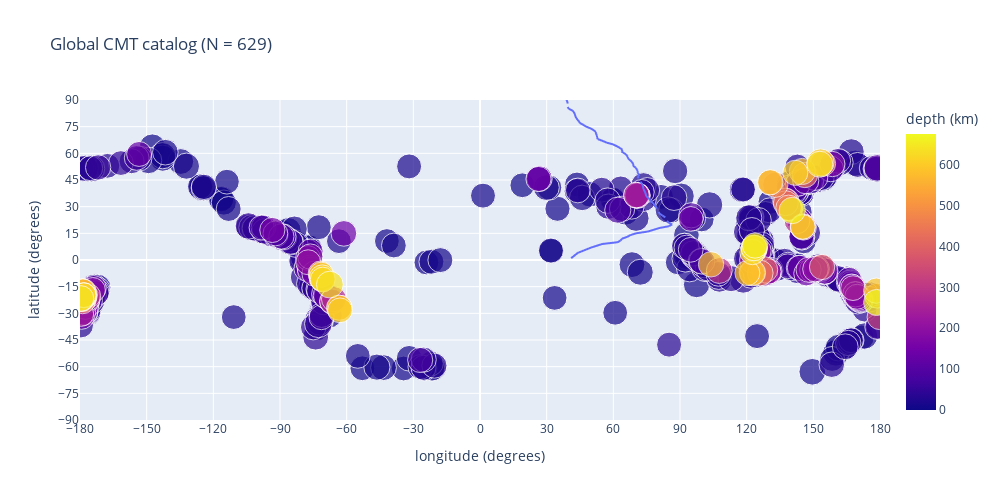

Notebook code cell kept with this figure:
### Code cell
# Filter to improve readablility
Mw_min    = 7                                 # Moment magnitude
Mw_max    = 10                                # Moment magnitude
depth_min = 0                                # minimum depth in km
depth_max = 6400                              # maximum depth in km
datetime_min = '0015-01-01 00:00:00.000000'   # 'yyyy-mm-dd hh:mm:ss.SSSSSS'
datetime_max = '2050-01-01 00:00:00.000000'   # 'yyyy-mm-dd hh:mm:ss.SSSSSS'

# Don't change these two statements
mask = (cmt_cat['centroid.MW'] >= Mw_min) & (cmt_cat['centroid.MW'] <= Mw_max) & (cmt_cat['ep.depth'] >= depth_min) & (cmt_cat['ep.depth'] <= depth_max) & (cmt_cat['ep.timestamp'] >= datetime_min) & (cmt_cat['ep.timestamp'] <= datetime_max)
plot_earthquake_map(cmt_cat[mask])

### Figure 1 — Plotly figure (JSON) as saved in the notebook; plotly's stock layout.template omitted (floating-point values rounded to 4 significant figures; data arrays with more than 128 entries replaced by an {"elided": "..."} marker saying what was removed)
{"data": [{"hovertemplate": "x=%{x}<br>index=%{y}<extra></extra>", "legendgroup": "", "line": {"color": "#636efa", "dash": "solid"}, "marker": {"symbol": "circle"}, "mode": "lines", "name": "", "showlegend": false, "type": "scattergl", "x": {"elided": "1696 float values"}, "xaxis": "x", "y": {"elided": "1696 int values"}, "yaxis": "y"}, {"customdata": {"elided": "629x1 str values"}, "hovertemplate": "longitude (degrees)=%{x}<br>latitude (degrees)=%{y}<br>Mw=%{marker.size}<br>origin time=%{customdata[0]}<br>depth (km)=%{marker.color}<extra></extra>", "legendgroup": "", "marker": {"color": {"elided": "629 float values"}, "coloraxis": "coloraxis", "size": {"elided": "629 float values"}, "sizemode": "area", "sizeref": 0.02275, "symbol": "circle"}, "mode": "markers", "name": "", "orientation": "v", "showlegend": false, "type": "scatter", "x": {"elided": "629 float values"}, "xaxis": "x", "y": {"elided": "629 float values"}, "yaxis": "y"}], "layout": {"coloraxis": {"colorbar": {"title": {"text": "depth (km)"}}, "colorscale": [[0, "#0d0887"], [0.1111, "#46039f"], [0.2222, "#7201a8"], [0.3333, "#9c179e"], [0.4444, "#bd3786"], [0.5556, "#d8576b"], [0.6667, "#ed7953"], [0.7778, "#fb9f3a"], [0.8889, "#fdca26"], [1, "#f0f921"]]}, "height": 500, "legend": {"itemsizing": "constant", "tracegroupgap": 0}, "title": {"text": "Global CMT catalog (N = 629)"}, "width": 1000, "xaxis": {"anchor": "y", "domain": [0, 1], "range": [-180, 180], "tickvals": [-180, -150, -120, -90, -60, -30, 0, 30, 60, 90, 120, 150, 180], "title": {"text": "longitude (degrees)"}, "type": "linear"}, "yaxis": {"anchor": "x", "domain": [0, 1], "range": [-90, 90], "tickvals": [-90, -75, -60, -45, -30, -15, 0, 15, 30, 45, 60, 75, 90], "title": {"text": "latitude (degrees)"}, "type": "linear"}}}
